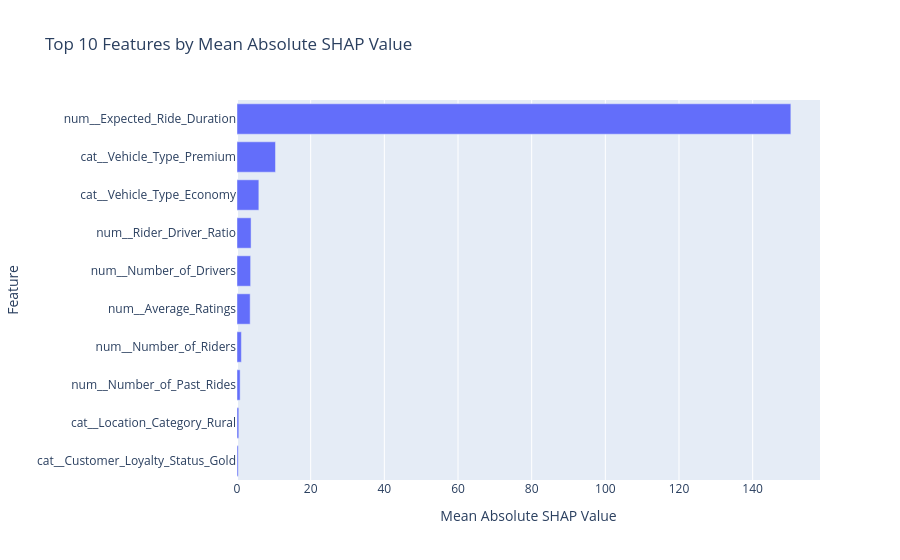

Notebook source saved alongside this figure:
### Code cell
# Visualizing global SHAP feature importance

top_shap_features = shap_importance.head(10).sort_values(
    by='Mean Absolute SHAP'
)

fig = px.bar(
    top_shap_features,
    x='Mean Absolute SHAP',
    y='Feature',
    orientation='h',
    title='Top 10 Features by Mean Absolute SHAP Value',
    labels={
        'Mean Absolute SHAP': 'Mean Absolute SHAP Value',
        'Feature': 'Feature'
    }
)

fig.show()

### Figure 1 — Plotly figure (JSON) as saved in the notebook; plotly's stock layout.template omitted (floating-point values rounded to 4 significant figures)
{"data": [{"hovertemplate": "Mean Absolute SHAP Value=%{x}<br>Feature=%{y}<extra></extra>", "legendgroup": "", "marker": {"color": "#636efa", "pattern": {"shape": ""}}, "name": "", "orientation": "h", "showlegend": false, "textposition": "auto", "type": "bar", "x": [0.338, 0.4876, 0.8486, 1.187, 3.573, 3.697, 3.821, 5.933, 10.45, 150.4], "xaxis": "x", "y": ["cat__Customer_Loyalty_Status_Gold", "cat__Location_Category_Rural", "num__Number_of_Past_Rides", "num__Number_of_Riders", "num__Average_Ratings", "num__Number_of_Drivers", "num__Rider_Driver_Ratio", "cat__Vehicle_Type_Economy", "cat__Vehicle_Type_Premium", "num__Expected_Ride_Duration"], "yaxis": "y"}], "layout": {"barmode": "relative", "legend": {"tracegroupgap": 0}, "title": {"text": "Top 10 Features by Mean Absolute SHAP Value"}, "xaxis": {"anchor": "y", "domain": [0, 1], "title": {"text": "Mean Absolute SHAP Value"}}, "yaxis": {"anchor": "x", "domain": [0, 1], "title": {"text": "Feature"}}}}
